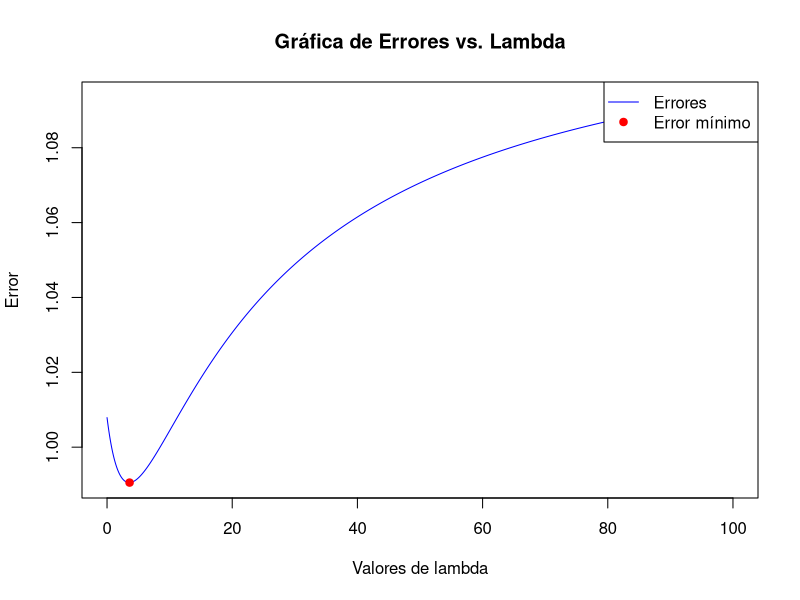

Generate this figure with R: (Note: this script raises an error after producing the figure.)
#########################################################################
#                     Ejercicio 2. Laboratorio 1                        #
#########################################################################

# Generamos el modelo y(x) = w^t * x + e.
# Necesitamos inicializar w
w0 <-runif(10, min = 0, max = 1)
Y <- function(x, w, e = 0){
  t(w) %*% x + e
}

# Generamos un conjunto de Train y Test
# Para ello, las primeras 5 componentes de manera uniforme entre [0, 1] y
# las siguientes 5 componentes de manera uniforme entre [100, 1000]

generar_muestra_ruido <- function(n, w) {
  # Inicializamos una matriz para almacenar las muestras
  muestras <- matrix(NA, nrow = n, ncol = 11)  # 10 dimensiones de x + 1 de y
  
  for (i in 1:n) {
    # Calculamos la muestra
    x1 <- runif(5, min = 0, max = 1)
    x2 <- runif(5, min = 100, max = 1000)
    x <- c(x1, x2)
    # Calculamos el resultado "real"
    y <- Y(x, w, rnorm(1, mean = 0, sd = 1)) # Muestra con ruido
    # Almacenamos la muestra en la fila correspondiente
    muestras[i, ] <- c(x, y)  # x en las primeras 10 columnas, y en la última
  }
  
  return(muestras)
}

train <- generar_muestra_ruido(100, w0)
train_x <- train[, 1:10]
train_y <- train[, 11]

test <- generar_muestra_ruido(1000, w0)
test_x <- test[, 1:10]
test_y <- test[, 11]

########## Regresion por minimos cuadrados ####################
# w* = (XT%*%X)⁻¹XTy
w1 <- solve(t(train_x) %*% train_x) %*% t(train_x) %*% train_y

# Calcular el error cuadratico
y_pred <- apply(test_x, 1, function(x) Y(x, w1))
error <- mean(test_y - y_pred)^2
error

# TODO: Calcular varios errores cuando se varia la muestra (cambiando w inicial)

######### Regresión por mínimos cuadrados penalizados #########
# wλ = (XT X + λI)⁻¹XT y
# landa <- matrix(c(1, 2, 3, 4, 5, 6, 7, 8, 9, 10) , ncol = 1)

calcular_error <- function(landa) {
  w2 <- solve(t(train_x) %*% train_x + landa * diag(nrow = ncol(train_x))) %*% t(train_x) %*% train_y
  y_pred <- apply(test_x, 1, function(x) Y(x, w2))
  error <- mean((test_y - y_pred)^2)  # Error cuadrático
  return(error)
}

landas <- seq(0, 100, by = 0.1)
errores <- sapply(landas, calcular_error)

plot(landas, errores, type = "l", col = "blue", xlab = "Valores de lambda", ylab = "Error",  main = "Gráfica de Errores vs. Lambda")
# Buscar la landa óptima
i <- which.min(errores)
points(landas[i], errores[i], pch = 19, col = "red", bg = "red")  # Punto rojo
legend("topright", legend = c("Errores", "Error mínimo"), col = c("blue", "red"), pch = c(NA, 19), lty = c(1, NA))

w2_optimo <- solve(t(train_x) %*% train_x + landas[i] * diag(nrow = ncol(train_x))) %*% t(train_x) %*% train_y
errores[i]
######### Extensión ###########################################
X <- rbind(train_x, test_x)
x_svd <- svd(X)
# Agregamos inestabilidad multiplicando los valores propios menos significativos por 10 ^-2
x_svd$d[(length(x_svd$d) -2):length(x_svd$d)] <- x_svd$d[(length(x_svd$d) -2):length(x_svd$d)] * 10 ^(-2)
X_inestable <- x_svd$u %*% diag(x_svd$d) %*% t(x_svd$v)
y_sintetico <- apply(X_inestable, 1, function(x) Y(x, w0, rnorm(1, mean = 0, sd = 1)) )


# Busqueda de la landa optima para los datos inestables
calcular_error_inestable <- function(landa) {
  w_inestable2 <- solve(t(X_inestable) %*% X_inestable + landa * diag(nrow = ncol(X_inestable))) %*% t(X_inestable) %*% y_sintetico
  y_pred_inestable <- apply(X_inestable, 1, function(x) Y(x, w_inestable2))
  error <- mean((y_sintetico - y_pred_inestable)^2)  # Error cuadrático
  return(error)
}

# Los vectores de pesos son bastante distintos 
w_inestable1 <- solve(t(X_inestable) %*% X_inestable) %*% t(X_inestable) %*% y_sintetico
y_pred_inestable <- apply(X_inestable, 1, function(x) Y(x, w_inestable1))
error_inestable <- mean(y_sintetico1 - y_pred_inestable)^2

landas_inestable <- seq(0, 100, by = 0.1)
errores_inestable <- sapply(landas_inestable, calcular_error)
j <- which.min(errores_inestable) # Landa optima
w_inestable2 <- solve(t(X_inestable) %*% X_inestable + landas[i] * diag(nrow = ncol(X_inestable))) %*% t(X_inestable) %*% y_sintetico

plot(landas_inestable, errores_inestable, type = "l", col = "blue", xlab = "Valores de lambda", ylab = "Error",  main = "Gráfica de Errores vs. Lambda con inestabilidad")
points(landas_inestable[j], errores_inestable[j], pch = 19, col = "red", bg = "red")  # Punto rojo
legend("topright", legend = c("Errores", "Error mínimo"), col = c("blue", "red"), pch = c(NA, 19), lty = c(1, NA))
errores[j]
